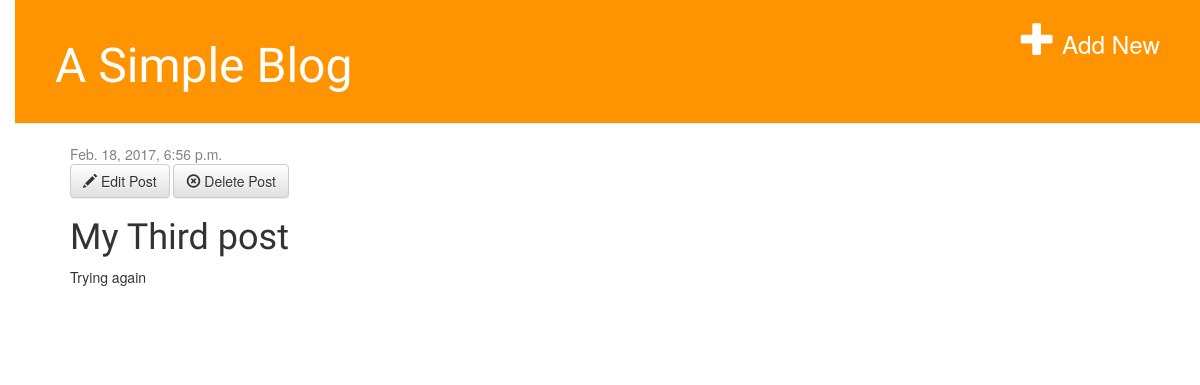
Page /post/4/ on the earlier database version.
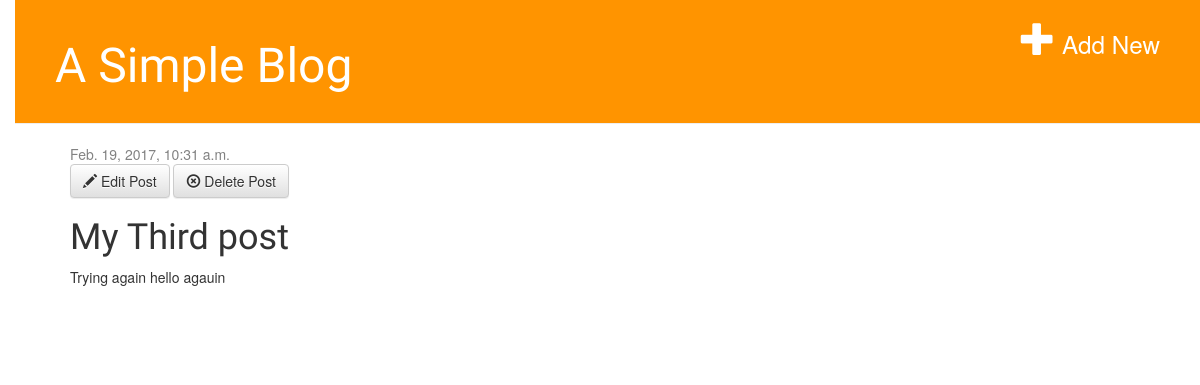
Same page on the later database version.
### myapp/models.py (models this page shows, shortened)
class Post(models.Model):
    author = models.ForeignKey('auth.User')
    title = models.CharField(max_length=200)
    text = models.TextField()
    created_date = models.DateTimeField(
            default=timezone.now)
    published_date = models.DateTimeField(
            blank=True, null=True)

### myapp/views.py (the view)
# urls.py: url(r'^post/(?P<pk>\d+)/$', views.post_detail, name='post_detail'),
def post_detail(request, pk):
    post = get_object_or_404(Post, pk=pk)
    newItem = request.session.get('new')
    if not newItem:
        newItem = ''
    savedItem = request.session.get('saved')
    if not savedItem:
        savedItem = ''
    return render(request, 'blog/post_detail.html', {'post': post,'savedItem':savedItem,'newItem':newItem})

### templates/blog/post_detail.html (shortened to what this page needs)
{% extends 'blog/base.html' %}
{% block content %}
    <div class="post">
        {% if post.published_date %}
            <div class="date">
                {{ post.published_date }}
            </div>
        {% endif %}
        <a class="btn btn-default" href="{% url 'post_edit' pk=post.pk %}"><span class="glyphicon glyphicon-pencil"></span> Edit Post</a>
        <a class="btn btn-default" href="{% url 'post_delete' pk=post.pk %}"><span class="glyphicon glyphicon-remove-circle"></span> Delete Post</a>
        <h1>{{ post.title }}</h1>
        <p>{{ post.text|linebreaksbr }}</p>
    </div>
{% endblock %}

Differences in the rows shown:
changed Post "My Third post": published_date "Feb. 18, 2017, 6:56 p.m." → "Feb. 19, 2017, 10:31 a.m."; text "Trying again" → "Trying again hello agauin"
